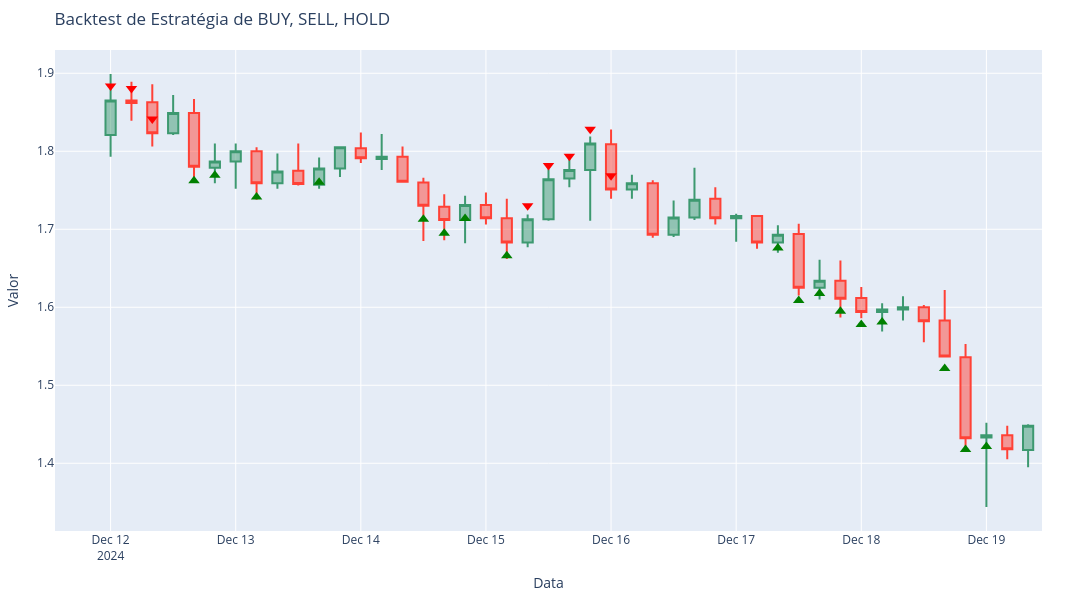

Notebook cell for this chart:
### Code cell
# Dados de exemplo
try:
    data_idx= -x_data_inference.shape[0]
    input_data = cryptos_df['Close'].iloc[data_idx:].values
    date = cryptos_df['Date'].iloc[data_idx:]
    #labels = labelling_method(close_price_list, 60)

    #labels=[trade[label] for label in label_pred_ml]
    labels=[trade[label] for label in np.argmax(label_pred[:],axis=1)]
    

    labels=labels[data_idx:]
    print(np.unique(labels, return_counts=True))
    portfolio_values = backtest(input_data, labels, initial_capital=100000)

    # Gráfico do desempenho
    import plotly.graph_objects as go

    #fig = go.Figure()

    fig = go.Figure(data=[go.Candlestick(x=cryptos_df['Date'].iloc[data_idx:],
                    open=cryptos_df['Open'].iloc[data_idx:],
                    high=cryptos_df['High'].iloc[data_idx:],
                    low=cryptos_df['Low'].iloc[data_idx:],
                    close=cryptos_df['Close'].iloc[data_idx:],
                    name='Candlestick')])

    # Valor do portfólio
    #fig.add_trace(go.Scatter(
    #    x=X_data_gen_test.InputData['Date'],
    #    y=portfolio_values,
    #    mode='lines',
    #    name='Valor do Portfólio'
    #))

    # Configuração do layout
    fig.update_layout(
        title="Backtest de Estratégia de BUY, SELL, HOLD",
        xaxis_title="Data",
        yaxis_title="Valor",
        showlegend=False,
        width=1700,
        height=600,
        margin=dict(l=50, r=50, t=50, b=50)  # Margem esquerda, direita, superior e inferior
    )


    # Adiciona os marcadores BUY, SELL e HOLD
    for i, label in enumerate(labels):
        if label == "Buy":
            fig.add_trace(go.Scatter(
                x=[date.iloc[i]],
                y=[input_data[i] - 0.01*input_data[i]],
                mode='markers',
                marker=dict(color='green', size=10, symbol='triangle-up'),
                name='BUY'
            ))
        elif label == "Sell":
            fig.add_trace(go.Scatter(
                x=[date.iloc[i]],
                y=[input_data[i] + 0.01*input_data[i]],
                mode='markers',
                marker=dict(color='red', size=10, symbol='triangle-down'),
                name='SELL'
            ))
    fig.update_layout(xaxis_rangeslider_visible=False)
    fig.show()
except Exception as e:\
    print("Erro ao executar o código:", str(e))

### Figure 1 — Plotly figure (JSON) as saved in the notebook; plotly's stock layout.template omitted (floating-point values rounded to 4 significant figures)
{"data": [{"close": [1.865, 1.862, 1.823, 1.849, 1.78, 1.787, 1.8, 1.759, 1.774, 1.758, 1.778, 1.805, 1.791, 1.793, 1.761, 1.73, 1.712, 1.731, 1.714, 1.683, 1.713, 1.764, 1.776, 1.81, 1.751, 1.759, 1.693, 1.715, 1.738, 1.714, 1.717, 1.683, 1.693, 1.625, 1.634, 1.611, 1.594, 1.597, 1.6, 1.582, 1.537, 1.432, 1.436, 1.418, 1.448], "high": [1.899, 1.889, 1.886, 1.872, 1.867, 1.81, 1.81, 1.805, 1.797, 1.81, 1.792, 1.806, 1.824, 1.822, 1.806, 1.766, 1.745, 1.743, 1.747, 1.739, 1.719, 1.777, 1.791, 1.819, 1.828, 1.77, 1.763, 1.737, 1.779, 1.754, 1.72, 1.718, 1.705, 1.707, 1.661, 1.66, 1.626, 1.605, 1.614, 1.603, 1.622, 1.553, 1.452, 1.448, 1.45], "low": [1.793, 1.839, 1.806, 1.821, 1.761, 1.759, 1.752, 1.738, 1.752, 1.756, 1.752, 1.767, 1.785, 1.776, 1.76, 1.685, 1.686, 1.682, 1.706, 1.662, 1.677, 1.711, 1.754, 1.711, 1.739, 1.739, 1.689, 1.69, 1.712, 1.706, 1.684, 1.675, 1.67, 1.615, 1.61, 1.587, 1.586, 1.569, 1.583, 1.555, 1.536, 1.421, 1.344, 1.405, 1.395], "name": "Candlestick", "open": [1.821, 1.865, 1.863, 1.823, 1.849, 1.779, 1.787, 1.8, 1.759, 1.775, 1.757, 1.778, 1.804, 1.79, 1.793, 1.76, 1.729, 1.712, 1.731, 1.714, 1.683, 1.713, 1.765, 1.776, 1.809, 1.751, 1.759, 1.693, 1.715, 1.739, 1.714, 1.717, 1.683, 1.694, 1.625, 1.634, 1.612, 1.594, 1.597, 1.6, 1.583, 1.536, 1.433, 1.436, 1.417], "type": "candlestick", "x": ["2024-12-12T00:00:00", "2024-12-12T04:00:00", "2024-12-12T08:00:00", "2024-12-12T12:00:00", "2024-12-12T16:00:00", "2024-12-12T20:00:00", "2024-12-13T00:00:00", "2024-12-13T04:00:00", "2024-12-13T08:00:00", "2024-12-13T12:00:00", "2024-12-13T16:00:00", "2024-12-13T20:00:00", "2024-12-14T00:00:00", "2024-12-14T04:00:00", "2024-12-14T08:00:00", "2024-12-14T12:00:00", "2024-12-14T16:00:00", "2024-12-14T20:00:00", "2024-12-15T00:00:00", "2024-12-15T04:00:00", "2024-12-15T08:00:00", "2024-12-15T12:00:00", "2024-12-15T16:00:00", "2024-12-15T20:00:00", "2024-12-16T00:00:00", "2024-12-16T04:00:00", "2024-12-16T08:00:00", "2024-12-16T12:00:00", "2024-12-16T16:00:00", "2024-12-16T20:00:00", "2024-12-17T00:00:00", "2024-12-17T04:00:00", "2024-12-17T08:00:00", "2024-12-17T12:00:00", "2024-12-17T16:00:00", "2024-12-17T20:00:00", "2024-12-18T00:00:00", "2024-12-18T04:00:00", "2024-12-18T08:00:00", "2024-12-18T12:00:00", "2024-12-18T16:00:00", "2024-12-18T20:00:00", "2024-12-19T00:00:00", "2024-12-19T04:00:00", "2024-12-19T08:00:00"]}, {"marker": {"color": "red", "size": 10, "symbol": "triangle-down"}, "mode": "markers", "name": "SELL", "type": "scatter", "x": ["2024-12-12T00:00:00"], "y": [1.884]}, {"marker": {"color": "red", "size": 10, "symbol": "triangle-down"}, "mode": "markers", "name": "SELL", "type": "scatter", "x": ["2024-12-12T04:00:00"], "y": [1.881]}, {"marker": {"color": "red", "size": 10, "symbol": "triangle-down"}, "mode": "markers", "name": "SELL", "type": "scatter", "x": ["2024-12-12T08:00:00"], "y": [1.841]}, {"marker": {"color": "green", "size": 10, "symbol": "triangle-up"}, "mode": "markers", "name": "BUY", "type": "scatter", "x": ["2024-12-12T16:00:00"], "y": [1.762]}, {"marker": {"color": "green", "size": 10, "symbol": "triangle-up"}, "mode": "markers", "name": "BUY", "type": "scatter", "x": ["2024-12-12T20:00:00"], "y": [1.769]}, {"marker": {"color": "green", "size": 10, "symbol": "triangle-up"}, "mode": "markers", "name": "BUY", "type": "scatter", "x": ["2024-12-13T04:00:00"], "y": [1.741]}, {"marker": {"color": "green", "size": 10, "symbol": "triangle-up"}, "mode": "markers", "name": "BUY", "type": "scatter", "x": ["2024-12-13T16:00:00"], "y": [1.76]}, {"marker": {"color": "green", "size": 10, "symbol": "triangle-up"}, "mode": "markers", "name": "BUY", "type": "scatter", "x": ["2024-12-14T12:00:00"], "y": [1.713]}, {"marker": {"color": "green", "size": 10, "symbol": "triangle-up"}, "mode": "markers", "name": "BUY", "type": "scatter", "x": ["2024-12-14T16:00:00"], "y": [1.695]}, {"marker": {"color": "green", "size": 10, "symbol": "triangle-up"}, "mode": "markers", "name": "BUY", "type": "scatter", "x": ["2024-12-14T20:00:00"], "y": [1.714]}, {"marker": {"color": "green", "size": 10, "symbol": "triangle-up"}, "mode": "markers", "name": "BUY", "type": "scatter", "x": ["2024-12-15T04:00:00"], "y": [1.666]}, {"marker": {"color": "red", "size": 10, "symbol": "triangle-down"}, "mode": "markers", "name": "SELL", "type": "scatter", "x": ["2024-12-15T08:00:00"], "y": [1.73]}, {"marker": {"color": "red", "size": 10, "symbol": "triangle-down"}, "mode": "markers", "name": "SELL", "type": "scatter", "x": ["2024-12-15T12:00:00"], "y": [1.782]}, {"marker": {"color": "red", "size": 10, "symbol": "triangle-down"}, "mode": "markers", "name": "SELL", "type": "scatter", "x": ["2024-12-15T16:00:00"], "y": [1.794]}, {"marker": {"color": "red", "size": 10, "symbol": "triangle-down"}, "mode": "markers", "name": "SELL", "type": "scatter", "x": ["2024-12-15T20:00:00"], "y": [1.828]}, {"marker": {"color": "red", "size": 10, "symbol": "triangle-down"}, "mode": "markers", "name": "SELL", "type": "scatter", "x": ["2024-12-16T00:00:00"], "y": [1.769]}, {"marker": {"color": "green", "size": 10, "symbol": "triangle-up"}, "mode": "markers", "name": "BUY", "type": "scatter", "x": ["2024-12-17T08:00:00"], "y": [1.676]}, {"marker": {"color": "green", "size": 10, "symbol": "triangle-up"}, "mode": "markers", "name": "BUY", "type": "scatter", "x": ["2024-12-17T12:00:00"], "y": [1.609]}, {"marker": {"color": "green", "size": 10, "symbol": "triangle-up"}, "mode": "markers", "name": "BUY", "type": "scatter", "x": ["2024-12-17T16:00:00"], "y": [1.618]}, {"marker": {"color": "green", "size": 10, "symbol": "triangle-up"}, "mode": "markers", "name": "BUY", "type": "scatter", "x": ["2024-12-17T20:00:00"], "y": [1.595]}, {"marker": {"color": "green", "size": 10, "symbol": "triangle-up"}, "mode": "markers", "name": "BUY", "type": "scatter", "x": ["2024-12-18T00:00:00"], "y": [1.578]}, {"marker": {"color": "green", "size": 10, "symbol": "triangle-up"}, "mode": "markers", "name": "BUY", "type": "scatter", "x": ["2024-12-18T04:00:00"], "y": [1.581]}, {"marker": {"color": "green", "size": 10, "symbol": "triangle-up"}, "mode": "markers", "name": "BUY", "type": "scatter", "x": ["2024-12-18T16:00:00"], "y": [1.522]}, {"marker": {"color": "green", "size": 10, "symbol": "triangle-up"}, "mode": "markers", "name": "BUY", "type": "scatter", "x": ["2024-12-18T20:00:00"], "y": [1.418]}, {"marker": {"color": "green", "size": 10, "symbol": "triangle-up"}, "mode": "markers", "name": "BUY", "type": "scatter", "x": ["2024-12-19T00:00:00"], "y": [1.422]}], "layout": {"height": 600, "margin": {"b": 50, "l": 50, "r": 50, "t": 50}, "showlegend": false, "title": {"text": "Backtest de Estratégia de BUY, SELL, HOLD"}, "width": 1700, "xaxis": {"rangeslider": {"visible": false}, "title": {"text": "Data"}}, "yaxis": {"title": {"text": "Valor"}}}}
